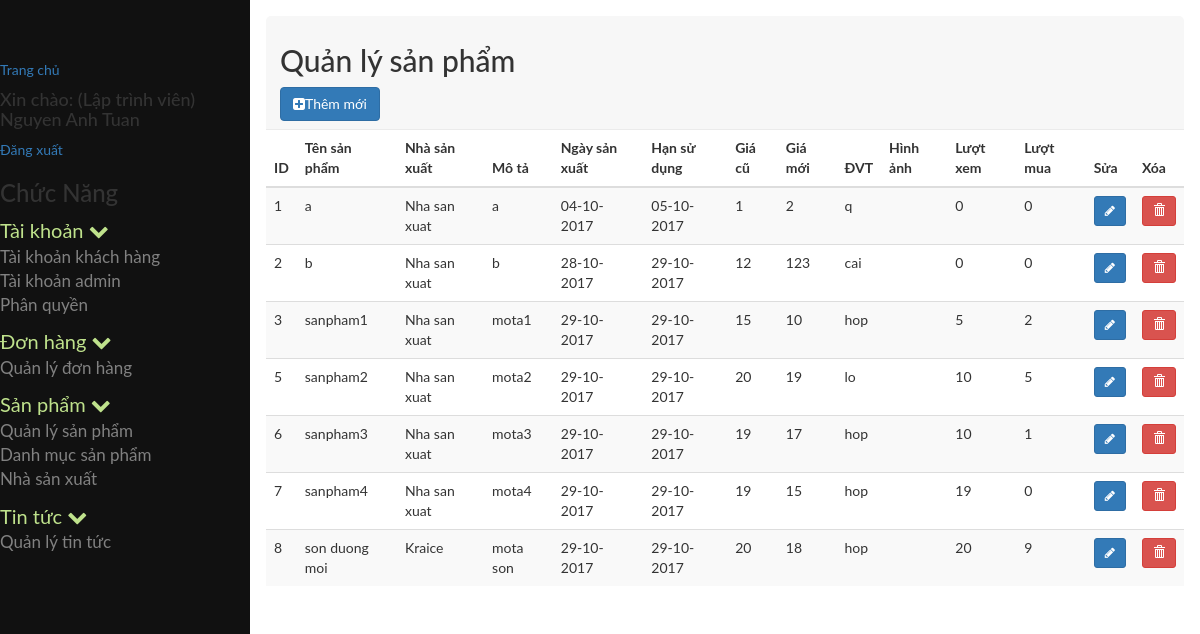
The page /admin/index.php?module=quanlysanpham (signed in) on the database as committed earlier.
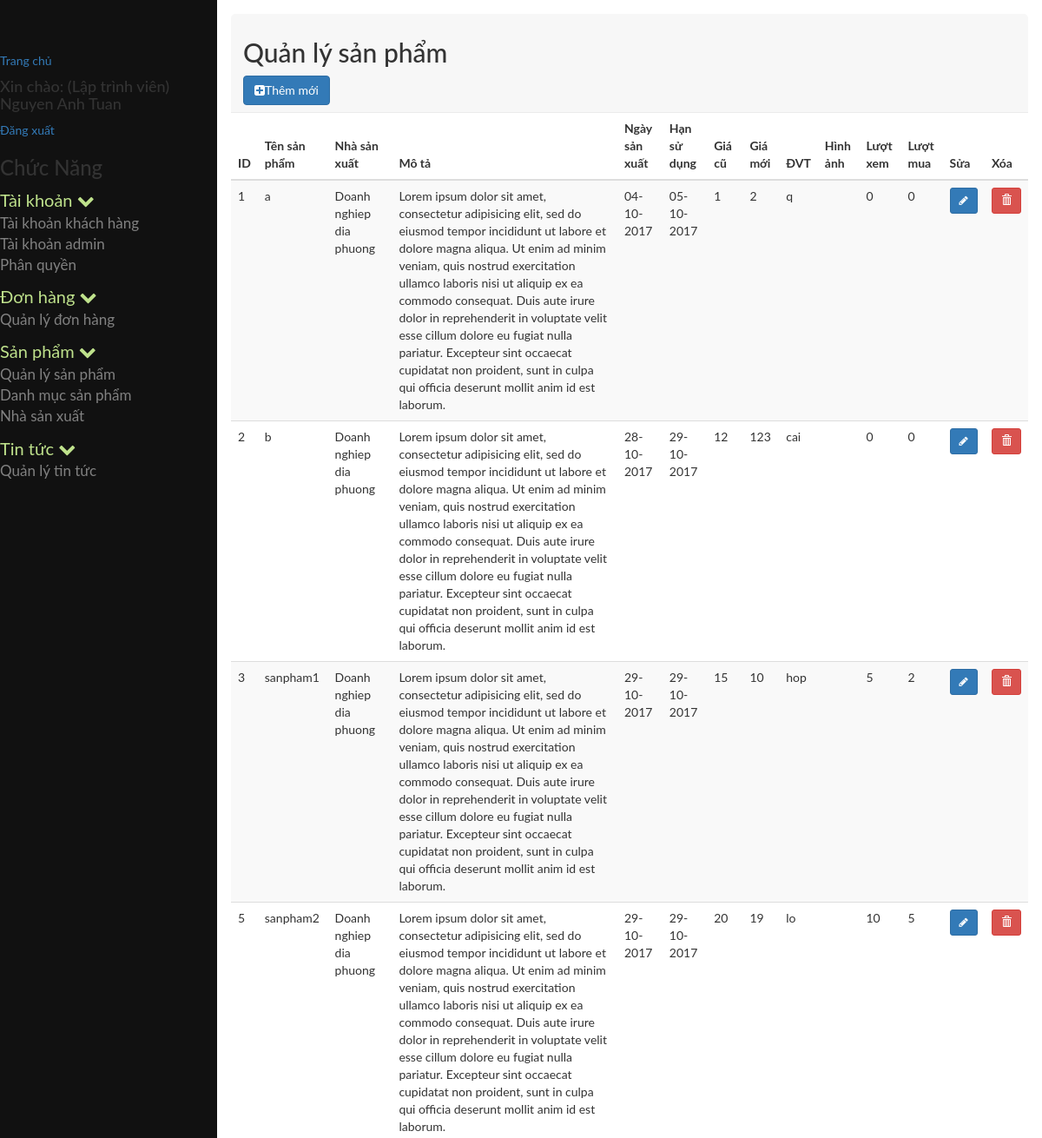
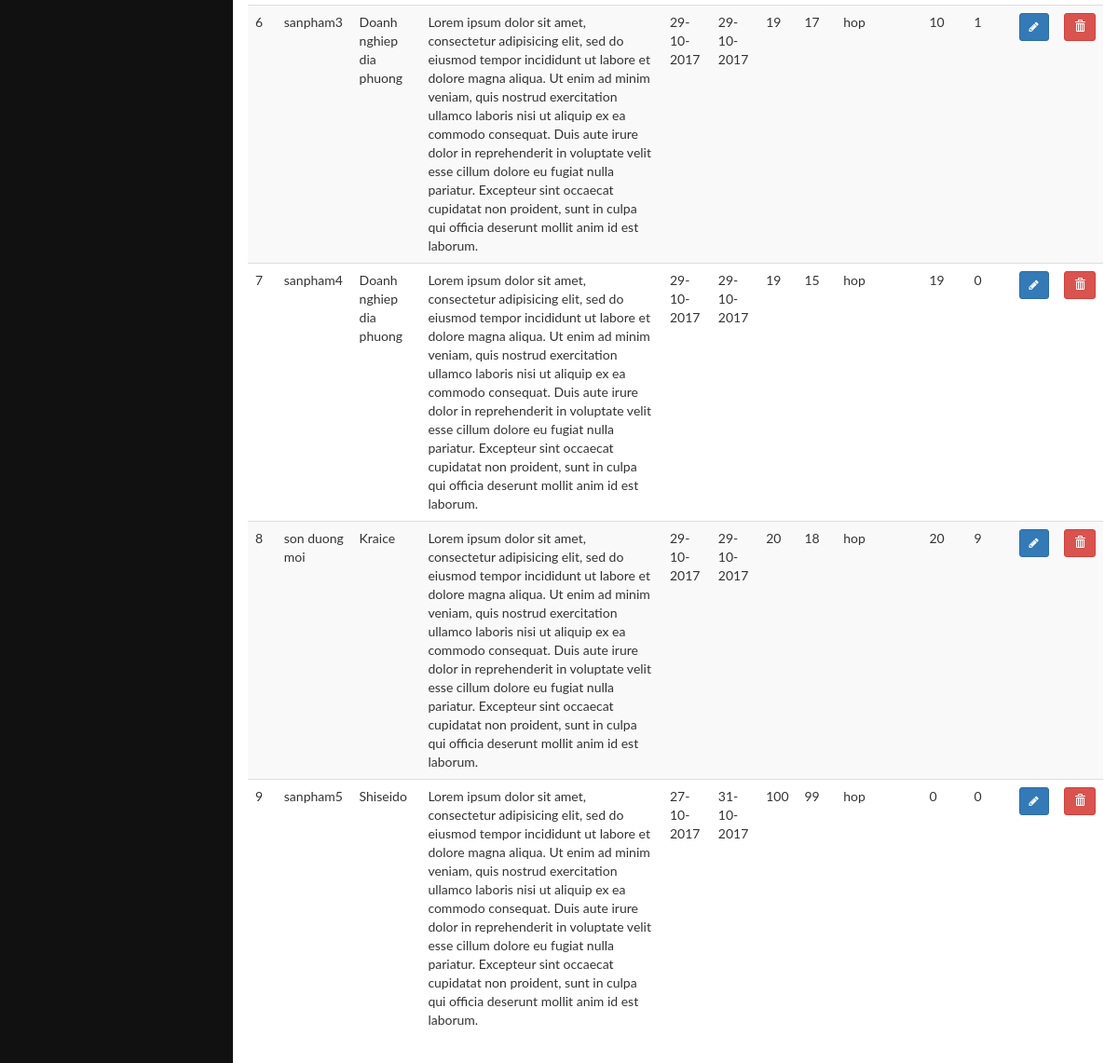
The same page on the database as committed later (2 pictures, top to bottom).
### tables this page shows
CREATE TABLE `tb_phanquyen` (
  `id` int(11) NOT NULL,
  `id_nhom` int(11) NOT NULL,
  `id_chucnang` int(11) NOT NULL
);

CREATE TABLE `tb_chucnang` (
  `id` int(11) NOT NULL,
  `ten` varchar(255) NOT NULL,
  `trangthai` tinyint(4) NOT NULL,
  `url` varchar(255) NOT NULL,
  `f_order` int(11) NOT NULL,
  `id_parent` int(11) NOT NULL,
  `nhanurl` varchar(255) NOT NULL,
  `hienthi` tinyint(4) NOT NULL,
  `bieutuong` varchar(255) NOT NULL
);

CREATE TABLE `tb_sanpham` (
  `id` int(11) NOT NULL,
  `ten` varchar(100) NOT NULL,
  `mota` longtext NOT NULL,
  `id_danhmuc` int(11) NOT NULL,
  `id_nsx` int(11) NOT NULL,
  `xuatsu` varchar(200) NOT NULL,
  `giacu` float NOT NULL,
  `giamoi` float NOT NULL,
  `ngaysanxuat` date NOT NULL,
  `hansudung` date NOT NULL,
  `donvi` varchar(50) NOT NULL,
  `hinhanh` varchar(255) NOT NULL,
  `dshinhanh` varchar(255) NOT NULL,
  `damua` int(20) NOT NULL,
  `luotxem` int(20) NOT NULL,
  `tgcapnhat` timestamp NOT NULL DEFAULT CURRENT_TIMESTAMP ON UPDATE CURRENT_TIMESTAMP,
  `trangthai` tinyint(10) NOT NULL
);

CREATE TABLE `tb_nhasanxuat` (
  `id` int(11) NOT NULL,
  `nsx_ten` varchar(250) NOT NULL,
  `nsx_diachi` varchar(250) NOT NULL,
  `nsx_sodienthoai` varchar(20) NOT NULL,
  `nsx_email` varchar(250) NOT NULL,
  `nsx_website` varchar(250) NOT NULL,
  `nsx_logo` varchar(500) NOT NULL,
  `nsx_mota` varchar(500) NOT NULL
);

### admin/cores/loader.php (called while the page is built, shortened)
<?php
class loader
{
	public function view($name='',$data=array())
	{
		extract($data);
		include BASEPATH.'views/'.$name.'.php' ;
	}
}
?>

### admin/models/admin/phanquyenchucnang.php (called while the page is built, shortened)
<?php
include_once 'JATOVI_Model.php';
class phanquyenchucnang extends JATOVI_Model
{
	private $_table = "tb_phanquyen";
	private $_table2 = "tb_chucnang";
	public function getrole($id_nhom)
	{
		$sql = "SELECT * FROM {$this->_table}  INNER JOIN {$this->_table2} WHERE id_nhom = {$id_nhom} AND {$this->_table}.id_chucnang = {$this->_table2}.id ";
		$query = $this->connection->prepare($sql);
		$query->execute();
		$result = $query->fetchAll();
		return $result;
	}
}
$phanquyenchucnang = new phanquyenchucnang();
?>

### admin/models/admin/JATOVI_Model.php (called while the page is built, shortened)
<?php
class JATOVI_Model
{
	private $host = 'localhost';
	private $dbname = 'project_jatovi';
	private $dbuser = 'root';
	private $dbpass = '';
	function __construct()
	{
		try {
			$this->connection  = new PDO("mysql:host={$this->host};dbname={$this->dbname};charset=utf8",$this->dbuser,$this->dbpass);
		} catch (PDOException $e) {
			echo "(DB connection error) Lỗi kết nối cơ sở dữ liệu: ".$e->getMessage();
		}
	}
}
?>

### admin/models/admin/quanlysanpham_model.php (called while the page is built, shortened)
<?php
include_once 'JATOVI_Model.php';
class quanlysanpham_model extends JATOVI_Model
{
	private $_table = 'tb_sanpham';
	private $_table2 = 'tb_danhmuc';
	private $_table3 = 'tb_nhasanxuat';
	public function select_all_product($search, $limit, $batdau)
	{
		$sql = "SELECT sp.*, sp.id as idsanpham, sp.ten, nsx.id as idnsx, nsx.nsx_ten, DATE_FORMAT(sp.ngaysanxuat, '%d-%m-%Y') as datesanxuat, DATE_FORMAT(sp.hansudung, '%d-%m-%Y') as datesudung FROM {$this->_table} sp INNER JOIN {$this->_table2} dm ON sp.id_danhmuc = dm.id INNER JOIN {$this->_table3} nsx ON sp.id_nsx = nsx.id  where sp.ten like '%$search%' ORDER BY sp.id limit $batdau, $limit";
		$query = $this->connection->prepare($sql);
		$query->execute();
		$result = $query->fetchALL();
		return $result;
	}
}
$quanlysanpham_model = new quanlysanpham_model();
 ?>

### admin/views/admin/sanpham/quanlysanpham.php (the view, shortened to what this page needs)
<div class="row">
	<div class="col-md-12">
		<div class="popover-title">
			<h2>Quản lý sản phẩm</h2>
			<a class="btn btn-primary" data-toggle="modal" href="#insert">
				<i class="fa fa-plus-square"></i>Thêm mới</a>
</div>
<div class="row">
	<div class="col-md-12">
		<div class="">
			<table class="table table-striped">
				<thead>
					<tr>
						<th>ID</th>
						<th>Tên sản phẩm</th>
						<th>Nhà sản xuất</th>
						<th>Mô tả</th>
						<th>Ngày sản xuất</th>
						<th>Hạn sử dụng</th>
						<th>Giá cũ</th>
						<th>Giá mới</th>
						<th>ĐVT</th>
						<th>Hình ảnh</th>
						<th>Lượt xem</th>
						<th>Lượt mua</th>
						<th>Sửa</th>
						<th>Xóa</th>
					</tr>
				</thead>
				<tbody>
                        <?php if ($list==NULL){ ?>
						<tr>
							<td colspan="15">Không Có Tin Tức </td>
						</tr>
					<?php }else { ?>
					<?php foreach ($list as $value): ?>
						<tr>
							<td><?=$value['id']?></td>
							<td><?=$value['ten'] ?></td>
							<td><?=$value['nsx_ten']?></td>
							<td><?=$value['mota']?></td>
							<td><?=$value['datesanxuat']?></td>
							<td><?=$value['datesudung']?></td>
							<td><?=$value['giacu']?></td>
							<td><?=$value['giamoi']?></td>
							<td><?=$value['donvi']?></td>
							<td><?=$value['hinhanh']?></td>
							<td><?=$value['luotxem']?></td>
							<td><?=$value['damua']?></td>
							<td>
							<a href="#edit<?=$value['id'];?>" class="btn btn-primary btn-sm" data-toggle="modal">
								<i class="fa fa-pencil" aria-hidden = "true"></i>
							</a>
						</td>
						<td>
							<a class="btn btn-danger btn-sm" data-toggle="modal" href="#del<?=$value['idsanpham'];?>">
								<i class="glyphicon glyphicon-trash" aria-hidden="true"></i>
							</a>
						</td>
					</tr>
<?php endforeach; ?>
<?php } ?>
	</tbody>
</table>

### admin/views/admin/partial/sidebar.php (shortened to what this page needs)
<?php
	include_once BASEPATH.'models/admin/phanquyenchucnang.php';
	$chucnang = $phanquyenchucnang->getrole($_SESSION['userGroup']);
	$menu = array();
	foreach ($chucnang as $p) {
		if ($p['id_parent']==0) {
			$child=array();
			foreach ($chucnang as $p2) {
				if ($p2['id_parent']==$p['id']) {
					$child[]=$p2;
				}
			}
			$menu[]=array(
				'parent'=>$p,
				'child'=>$child
			);
		}
	}
?>
<nav class="sidenav" id="mySidenav">
	<a href="<?=base_url?>index.php">Trang chủ</a>
	<h4>Xin chào: <?='('.$_SESSION['userChucdanh'].')'?> <?=$_SESSION['userName']?></h4>
	<a href="<?=base_url?>index.php?module=page&action=page_logout">Đăng xuất</a>
	<h3>Chức Năng</h3>
	<?php foreach($menu as $value): ?>
		<ul>
			<li>
				<a class="parent_text">
					<?php echo $value['parent']['ten']; ?>
					<span class="fa fa-chevron-down"></span>
				</a>
				<ul>
					<?php foreach($value['child'] as $child): ?>
						<li class="<?=$child['hienthi']==0?"hidden":""?>">
							<a href="<?=base_url.'index.php?module='.$child['url']?>">
								<?=$child['ten']?>
							</a>
						</li>
					<?php endforeach; ?>
				</ul>
			</li>
		</ul>
	<?php endforeach; ?>
</nav>

Rows that differ between the two databases and show on the page:
changed tb_sanpham id 1: id_nsx.nsx_ten "Nha san xuat" → "Doanh nghiep dia phuong"; mota "a" → "Lorem ipsum dolor sit amet, consectetur adipisicing elit, sed do eiusmod tempor incididunt ut labore et dolore magna aliqua. Ut enim ad minim veniam, quis nostrud exercitation ullamco laboris nisi ut aliquip ex ea commodo consequat. Duis aute irure dolor in reprehenderit in voluptate velit esse cillum dolore eu fugiat nulla pariatur. Excepteur sint occaecat cupidatat non proident, sunt in culpa qui officia deserunt mollit anim id est laborum."
changed tb_sanpham "cai": id_nsx.nsx_ten "Nha san xuat" → "Doanh nghiep dia phuong"; mota "b" → "Lorem ipsum dolor sit amet, consectetur adipisicing elit, sed do eiusmod tempor incididunt ut labore et dolore magna aliqua. Ut enim ad minim veniam, quis nostrud exercitation ullamco laboris nisi ut aliquip ex ea commodo consequat. Duis aute irure dolor in reprehenderit in voluptate velit esse cillum dolore eu fugiat nulla pariatur. Excepteur sint occaecat cupidatat non proident, sunt in culpa qui officia deserunt mollit anim id est laborum."
changed tb_sanpham "sanpham1": id_nsx.nsx_ten "Nha san xuat" → "Doanh nghiep dia phuong"; mota "mota1" → "Lorem ipsum dolor sit amet, consectetur adipisicing elit, sed do eiusmod tempor incididunt ut labore et dolore magna aliqua. Ut enim ad minim veniam, quis nostrud exercitation ullamco laboris nisi ut aliquip ex ea commodo consequat. Duis aute irure dolor in reprehenderit in voluptate velit esse cillum dolore eu fugiat nulla pariatur. Excepteur sint occaecat cupidatat non proident, sunt in culpa qui officia deserunt mollit anim id est laborum."
changed tb_sanpham "sanpham2": id_nsx.nsx_ten "Nha san xuat" → "Doanh nghiep dia phuong"; mota "mota2" → "Lorem ipsum dolor sit amet, consectetur adipisicing elit, sed do eiusmod tempor incididunt ut labore et dolore magna aliqua. Ut enim ad minim veniam, quis nostrud exercitation ullamco laboris nisi ut aliquip ex ea commodo consequat. Duis aute irure dolor in reprehenderit in voluptate velit esse cillum dolore eu fugiat nulla pariatur. Excepteur sint occaecat cupidatat non proident, sunt in culpa qui officia deserunt mollit anim id est laborum."
changed tb_sanpham "sanpham3": id_nsx.nsx_ten "Nha san xuat" → "Doanh nghiep dia phuong"; mota "mota3" → "Lorem ipsum dolor sit amet, consectetur adipisicing elit, sed do eiusmod tempor incididunt ut labore et dolore magna aliqua. Ut enim ad minim veniam, quis nostrud exercitation ullamco laboris nisi ut aliquip ex ea commodo consequat. Duis aute irure dolor in reprehenderit in voluptate velit esse cillum dolore eu fugiat nulla pariatur. Excepteur sint occaecat cupidatat non proident, sunt in culpa qui officia deserunt mollit anim id est laborum."
changed tb_sanpham "sanpham4": id_nsx.nsx_ten "Nha san xuat" → "Doanh nghiep dia phuong"; mota "mota4" → "Lorem ipsum dolor sit amet, consectetur adipisicing elit, sed do eiusmod tempor incididunt ut labore et dolore magna aliqua. Ut enim ad minim veniam, quis nostrud exercitation ullamco laboris nisi ut aliquip ex ea commodo consequat. Duis aute irure dolor in reprehenderit in voluptate velit esse cillum dolore eu fugiat nulla pariatur. Excepteur sint occaecat cupidatat non proident, sunt in culpa qui officia deserunt mollit anim id est laborum."
changed tb_sanpham "son duong moi": mota "mota son" → "Lorem ipsum dolor sit amet, consectetur adipisicing elit, sed do eiusmod tempor incididunt ut labore et dolore magna aliqua. Ut enim ad minim veniam, quis nostrud exercitation ullamco laboris nisi ut aliquip ex ea commodo consequat. Duis aute irure dolor in reprehenderit in voluptate velit esse cillum dolore eu fugiat nulla pariatur. Excepteur sint occaecat cupidatat non proident, sunt in culpa qui officia deserunt mollit anim id est laborum."
added tb_sanpham: id "9", ten "sanpham5", id_nsx.nsx_ten "Shiseido", mota "Lorem ipsum dolor sit amet, consectetur adipisicing elit, sed do eiusmod tempor incididunt ut labore et dolore magna aliqua. Ut enim ad minim veniam, quis nostrud exercitation ullamco laboris nisi ut aliquip ex ea commodo consequat. Duis aute irure dolor in reprehenderit in voluptate velit esse cillum dolore eu fugiat nulla pariatur. Excepteur sint occaecat cupidatat non proident, sunt in culpa qui officia deserunt mollit anim id est laborum.", datesanxuat "27-10-2017", datesudung "31-10-2017", giacu "100", giamoi "99", donvi "hop", luotxem "0", damua "0"
